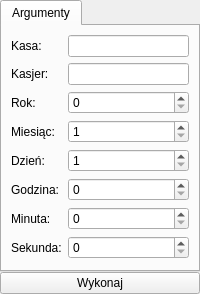
       <widget class="QWidget" name="setClockPage">
        <layout class="QGridLayout" name="gridLayout_57">
         <property name="margin">
          <number>0</number>
         </property>
         <property name="spacing">
          <number>0</number>
         </property>
         <item row="0" column="0">
          <widget class="QTabWidget" name="tabWidget_20">
           <property name="currentIndex">
            <number>0</number>
           </property>
           <widget class="QWidget" name="tab_39">
            <attribute name="title">
             <string>Argumenty</string>
            </attribute>
            <layout class="QFormLayout" name="formLayout_9">
             <item row="0" column="0">
              <widget class="QLabel" name="label_35">
               <property name="text">
                <string>Kasa:</string>
               </property>
               <property name="buddy">
                <cstring>setClockPrinterId</cstring>
               </property>
              </widget>
             </item>
             <item row="0" column="1">
              <widget class="QLineEdit" name="setClockPrinterId">
               <property name="maxLength">
                <number>8</number>
               </property>
              </widget>
             </item>
             <item row="1" column="0">
              <widget class="QLabel" name="label_36">
               <property name="text">
                <string>Kasjer:</string>
               </property>
               <property name="buddy">
                <cstring>setClockOperatorId</cstring>
               </property>
              </widget>
             </item>
             <item row="1" column="1">
              <widget class="QLineEdit" name="setClockOperatorId">
               <property name="maxLength">
                <number>32</number>
               </property>
              </widget>
             </item>
             <item row="2" column="0">
              <widget class="QLabel" name="label_39">
               <property name="text">
                <string>Rok:</string>
               </property>
               <property name="buddy">
                <cstring>setClockYear</cstring>
               </property>
              </widget>
             </item>
             <item row="2" column="1">
              <widget class="QSpinBox" name="setClockYear"/>
             </item>
             <item row="3" column="0">
              <widget class="QLabel" name="label_40">
               <property name="text">
                <string>Miesiąc:</string>
               </property>
               <property name="buddy">
                <cstring>setClockMonth</cstring>
               </property>
              </widget>
             </item>
             <item row="4" column="0">
              <widget class="QLabel" name="label_42">
               <property name="text">
                <string>Dzień:</string>
               </property>
               <property name="buddy">
                <cstring>setClockDay</cstring>
               </property>
              </widget>
             </item>
             <item row="5" column="0">
              <widget class="QLabel" name="label_46">
               <property name="text">
                <string>Godzina:</string>
               </property>
               <property name="buddy">
                <cstring>setClockHour</cstring>
               </property>
              </widget>
             </item>
             <item row="6" column="0">
              <widget class="QLabel" name="label_48">
               <property name="text">
                <string>Minuta:</string>
               </property>
               <property name="buddy">
                <cstring>setClockMinute</cstring>
               </property>
              </widget>
             </item>
             <item row="7" column="0">
              <widget class="QLabel" name="label_50">
               <property name="text">
                <string>Sekunda:</string>
               </property>
               <property name="buddy">
                <cstring>setClockSecond</cstring>
               </property>
              </widget>
             </item>
             <item row="3" column="1">
              <widget class="QSpinBox" name="setClockMonth">
               <property name="minimum">
                <number>1</number>
               </property>
               <property name="maximum">
                <number>12</number>
               </property>
              </widget>
             </item>
             <item row="4" column="1">
              <widget class="QSpinBox" name="setClockDay">
               <property name="minimum">
                <number>1</number>
               </property>
               <property name="maximum">
                <number>31</number>
               </property>
              </widget>
             </item>
             <item row="5" column="1">
              <widget class="QSpinBox" name="setClockHour">
               <property name="maximum">
                <number>23</number>
               </property>
              </widget>
             </item>
             <item row="6" column="1">
              <widget class="QSpinBox" name="setClockMinute">
               <property name="maximum">
                <number>59</number>
               </property>
              </widget>
             </item>
             <item row="7" column="1">
              <widget class="QSpinBox" name="setClockSecond">
               <property name="maximum">
                <number>59</number>
               </property>
              </widget>
             </item>
            </layout>
           </widget>
          </widget>
         </item>
         <item row="1" column="0">
          <widget class="QPushButton" name="setClockButton">
           <property name="text">
            <string>Wykonaj</string>
           </property>
          </widget>
         </item>
        </layout>
       </widget>
